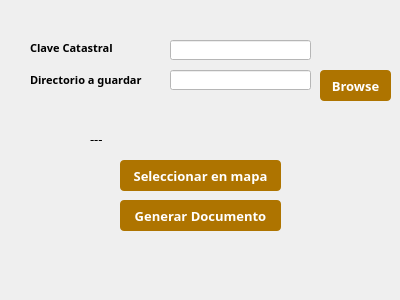
<?xml version="1.0" encoding="UTF-8"?>
<ui version="4.0">
 <class>CertAportesDialogBase</class>
 <widget class="QDialog" name="CertAportesDialogBase">
  <property name="geometry">
   <rect>
    <x>0</x>
    <y>0</y>
    <width>400</width>
    <height>300</height>
   </rect>
  </property>
  <property name="windowTitle">
   <string>Certificacion Aportes</string>
  </property>
  <widget class="QLabel" name="label_2">
   <property name="geometry">
    <rect>
     <x>30</x>
     <y>70</y>
     <width>131</width>
     <height>20</height>
    </rect>
   </property>
   <property name="font">
    <font>
     <family>Century Gothic</family>
     <pointsize>8</pointsize>
     <weight>75</weight>
     <bold>true</bold>
    </font>
   </property>
   <property name="text">
    <string>Directorio a guardar</string>
   </property>
  </widget>
  <widget class="QPushButton" name="btnSeleccionar">
   <property name="geometry">
    <rect>
     <x>120</x>
     <y>160</y>
     <width>161</width>
     <height>31</height>
    </rect>
   </property>
   <property name="font">
    <font>
     <family>Century Gothic</family>
     <pointsize>10</pointsize>
     <weight>75</weight>
     <bold>true</bold>
    </font>
   </property>
   <property name="styleSheet">
    <string notr="true">QPushButton{
background : rgb(174, 116, 0);
color : rgb(255, 255, 255);
border-radius : 4px;
}
QPushButton::hover{
background : rgb(104, 69, 13);
color : rgb(255, 255, 255);
border-radius : 4px;
}
QPushButton:disabled {
background: rgb(217, 217, 217)
}</string>
   </property>
   <property name="text">
    <string>Seleccionar en mapa</string>
   </property>
  </widget>
  <widget class="QPushButton" name="btnBrowse">
   <property name="geometry">
    <rect>
     <x>320</x>
     <y>70</y>
     <width>71</width>
     <height>31</height>
    </rect>
   </property>
   <property name="font">
    <font>
     <family>Century Gothic</family>
     <pointsize>10</pointsize>
     <weight>75</weight>
     <bold>true</bold>
    </font>
   </property>
   <property name="styleSheet">
    <string notr="true">QPushButton{
background : rgb(174, 116, 0);
color : rgb(255, 255, 255);
border-radius : 4px;
}
QPushButton::hover{
background : rgb(104, 69, 13);
color : rgb(255, 255, 255);
border-radius : 4px;
}
QPushButton:disabled {
background: rgb(217, 217, 217)
}</string>
   </property>
   <property name="text">
    <string>Browse</string>
   </property>
  </widget>
  <widget class="QLabel" name="label">
   <property name="geometry">
    <rect>
     <x>30</x>
     <y>40</y>
     <width>101</width>
     <height>16</height>
    </rect>
   </property>
   <property name="font">
    <font>
     <family>Century Gothic</family>
     <pointsize>8</pointsize>
     <weight>75</weight>
     <bold>true</bold>
    </font>
   </property>
   <property name="text">
    <string>Clave Catastral</string>
   </property>
  </widget>
  <widget class="QLineEdit" name="fldCveCat">
   <property name="enabled">
    <bool>true</bool>
   </property>
   <property name="geometry">
    <rect>
     <x>170</x>
     <y>40</y>
     <width>141</width>
     <height>20</height>
    </rect>
   </property>
   <property name="font">
    <font>
     <family>Century Gothic</family>
     <pointsize>10</pointsize>
    </font>
   </property>
   <property name="styleSheet">
    <string notr="true">background: rgb(255,255,255)</string>
   </property>
  </widget>
  <widget class="QPushButton" name="btnGenerar">
   <property name="geometry">
    <rect>
     <x>120</x>
     <y>200</y>
     <width>161</width>
     <height>31</height>
    </rect>
   </property>
   <property name="font">
    <font>
     <family>Century Gothic</family>
     <pointsize>10</pointsize>
     <weight>75</weight>
     <bold>true</bold>
    </font>
   </property>
   <property name="styleSheet">
    <string notr="true">QPushButton{
background : rgb(174, 116, 0);
color : rgb(255, 255, 255);
border-radius : 4px;
}
QPushButton::hover{
background : rgb(104, 69, 13);
color : rgb(255, 255, 255);
border-radius : 4px;
}
QPushButton:disabled {
background: rgb(217, 217, 217)
}</string>
   </property>
   <property name="text">
    <string>Generar Documento</string>
   </property>
  </widget>
  <widget class="QLabel" name="lbEstatusCedula">
   <property name="geometry">
    <rect>
     <x>90</x>
     <y>130</y>
     <width>231</width>
     <height>16</height>
    </rect>
   </property>
   <property name="font">
    <font>
     <family>Century Gothic</family>
     <pointsize>10</pointsize>
    </font>
   </property>
   <property name="text">
    <string>&lt;html&gt;&lt;head/&gt;&lt;body&gt;&lt;p&gt;---&lt;/p&gt;&lt;/body&gt;&lt;/html&gt;</string>
   </property>
  </widget>
  <widget class="QLineEdit" name="fldDirectorio">
   <property name="enabled">
    <bool>false</bool>
   </property>
   <property name="geometry">
    <rect>
     <x>170</x>
     <y>70</y>
     <width>141</width>
     <height>20</height>
    </rect>
   </property>
   <property name="font">
    <font>
     <family>Century Gothic</family>
     <pointsize>10</pointsize>
    </font>
   </property>
   <property name="styleSheet">
    <string notr="true">background: rgb(255,255,255)</string>
   </property>
  </widget>
 </widget>
 <resources/>
 <connections/>
</ui>
